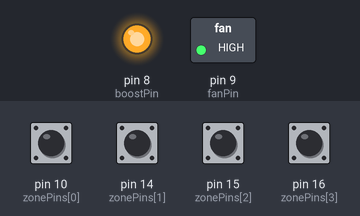
This sketch was run on a simulated Arduino Uno, built with avr-gcc and run on an emulated ATmega328P. Shown: switched loads named in the sketch (green lamp = pin HIGH), output pins drawn as LEDs (lit = HIGH). The inputs (shaded band) are chosen by the test bench; at power-on: pin 10 (zonePins[0]), pin 14 (zonePins[1]), pin 15 (zonePins[2]), pin 16 (zonePins[3]) HIGH. What the sketch prints to the serial monitor is not drawn.

Above: at 0.1 s.
At 55.4 s:
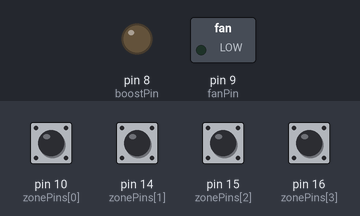
Timing chart, 0 to 56.9 s (numbered marks = the images above):
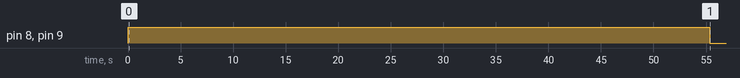

Measured:
- by itself, pin 8 (boostPin), pin 9 (fanPin): LOW → HIGH at 0.00 s, → LOW 55.4 s later

The sketch:

fanboard.ino
```cpp
//new
const int fanPin = 9;                                // pin to connect fan to (O0)
const int boostPin = 8;                              // pin to connect boost to (O1)
const int numOfBoostZones = 1;                       // number of boost zone input pins
const int boostZones[numOfBoostZones] = {0}  ;        // the zone numbers that require boost
const int numOfColdZones = 3;
const int coldZones[numOfColdZones] = {1, 2, 3};
const int numOfZones = 7;                            // the number of input zones
const int zonePins[numOfZones] = {10, 14, 15, 16, 17, 18, 19};   //The input pins of the zones
const int wtwPin = 9999;
unsigned long fanTimer;                                       // timestamp storage for fan timing
unsigned long boostTimer;                                     // timestamp storage for boost timing
unsigned long offDelay = 5 * 60 * 1000;                        // time the fan should stay on after zone signal
                                                              // goes low, in [ms]

void setup() {
  int i;

  for (i = 0; i < numOfZones; i++){
    pinMode(zonePins[i], INPUT_PULLUP);
  }

  pinMode(fanPin, OUTPUT);
  pinMode(boostPin, OUTPUT);
  Serial.begin(115200);
  Serial.println("READY");
}

void loop() {
    int i;

    // first check the cold zones
    for (i = 0; i < numOfColdZones; i++){
        if (digitalRead(zonePins[coldZones[i]]))
            fanTimer = millis() + offDelay;
    }

    // now check the boost zones
    for (i = 0; i < numOfBoostZones; i++){
        if (digitalRead(zonePins[boostZones[i]])){
            if(digitalRead(wtwPin))
                boostTimer = millis() + offDelay;
            else
                fanTimer = millis() + offDelay;
        }
    }

    if (fanTimer + offDelay > millis())
        digitalWrite(fanPin, 1);
    else
        digitalWrite(fanPin, 0);

    if (boostTimer + offDelay > millis())
        digitalWrite(boostPin, 1);
    else
        digitalWrite(boostPin, 0);

}
```
